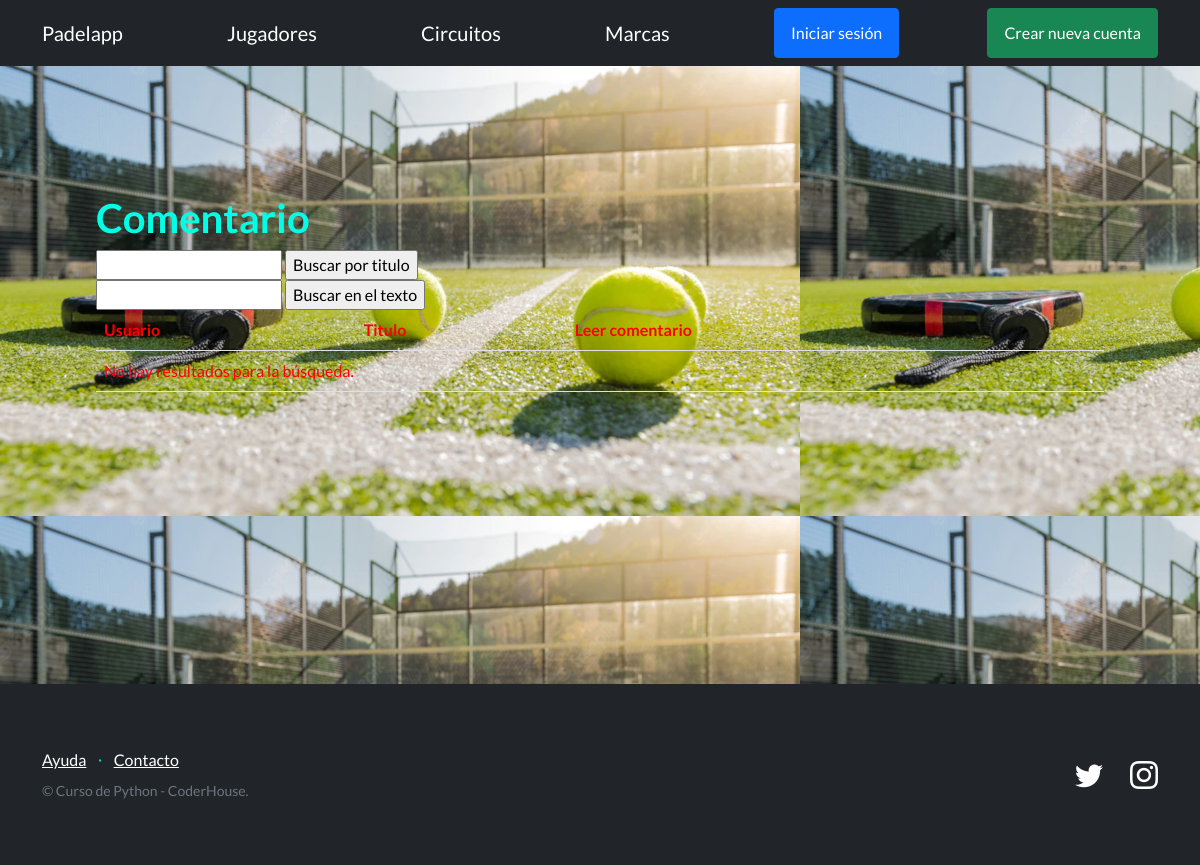
Before: /PadelApp/listar_comentarios with the older database file.
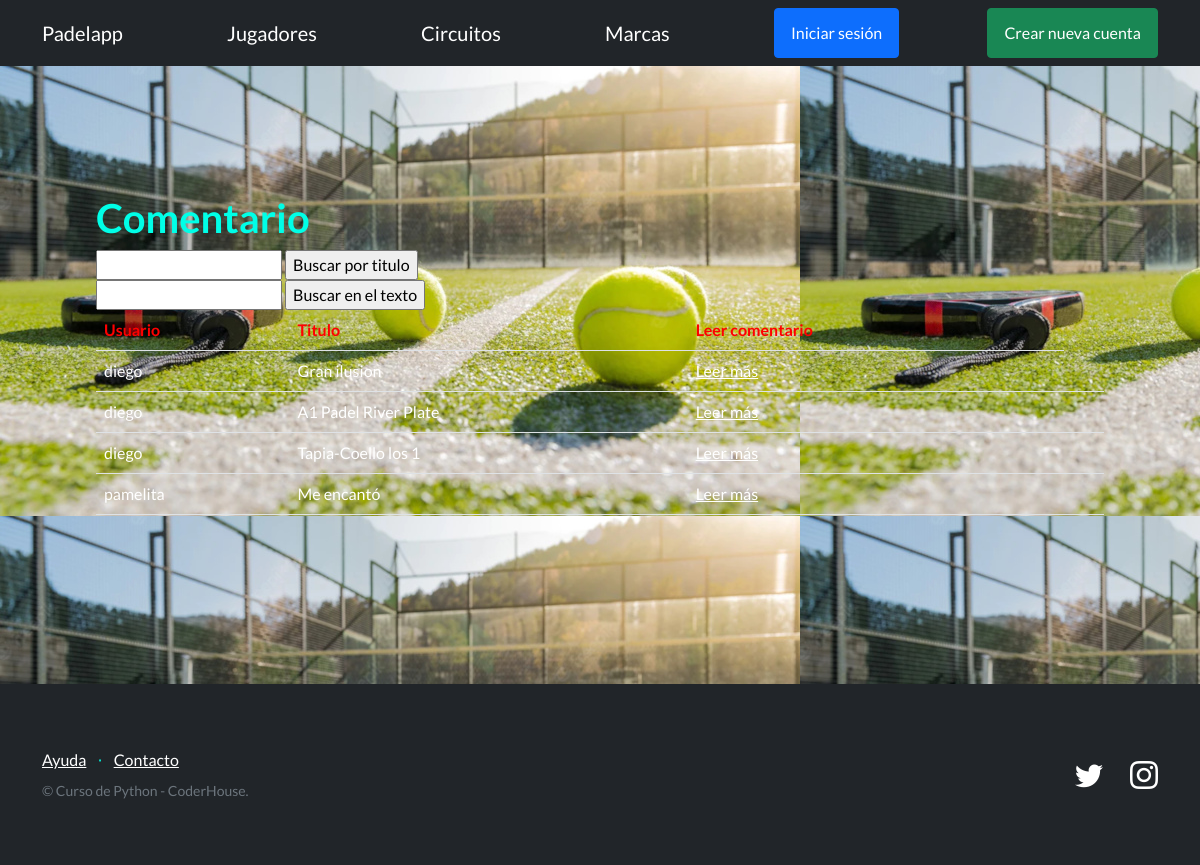
After: the same page with the newer database file.
### PadelApp/models.py (models this page shows, shortened)
class Comentario(models.Model):
    usuario = models.ForeignKey(User, on_delete=models.CASCADE)
    texto = models.TextField()
    titulo = models.CharField(max_length=100)
    fecha_creacion = models.DateTimeField(auto_now_add=True)

### PadelApp/views.py (the view)
# urls.py: path("listar_comentarios", ComentarioListView.as_view(), name="listar_comentarios" ),
class ComentarioListView(ListView):
    model = Comentario
    template_name = 'PadelApp/comentario.html'

### PadelApp/templates/PadelApp/comentario.html (shortened to what this page needs)
{% extends "PadelApp/base2.html" %}
{% block contenido %}
<section>
    <div>
      <h1>Comentario</h1>
      <form action="{% url 'buscar_comentario_titulo' %}" method="get">
        <input type="text" name="q">
        <input type="submit" value="Buscar por titulo">
      </form>
      <form action="{% url 'buscar_comentario_texto' %}" method="get">
        <input type="text" name="q">
        <input type="submit" value="Buscar en el texto">
      </form>
      <table class="table">
        <tbody>
          <tr>
            <th style="color:red">Usuario</th>
            <th style="color:red">Titulo</th>
            <th style="color:red"> Leer comentario</th>
            <th></th>
          </tr>
          {% for comentario in object_list %}
          <tr>
            <td style="color:white">{{ comentario.usuario }}</td>
            <td style="color:white">{{ comentario.titulo }}</td>
            <td>
                <a href = "{% url "detalle_comentario" comentario.id %}">Leer más</a>
            </td>
            <td>
            </td>
            <td>
            </td>
          </tr>
          {% empty %}
          <tr>
            <td style="color:red" colspan="5">No hay resultados para la búsqueda.</td>
          </tr>
          {% endfor %}
        </tbody>
      </table>
    </div>
  </section>
{% endblock contenido %}

Changed rows visible on the page:
added Comentario: usuario "diego", titulo "Gran ilusion"
added Comentario: usuario "diego", titulo "A1 Padel River Plate"
added Comentario: usuario "diego", titulo "Tapia-Coello los 1"
added Comentario: usuario "pamelita", titulo "Me encantó"
Other visible differences:
text no longer shown: "No hay resultados para la búsqueda."
